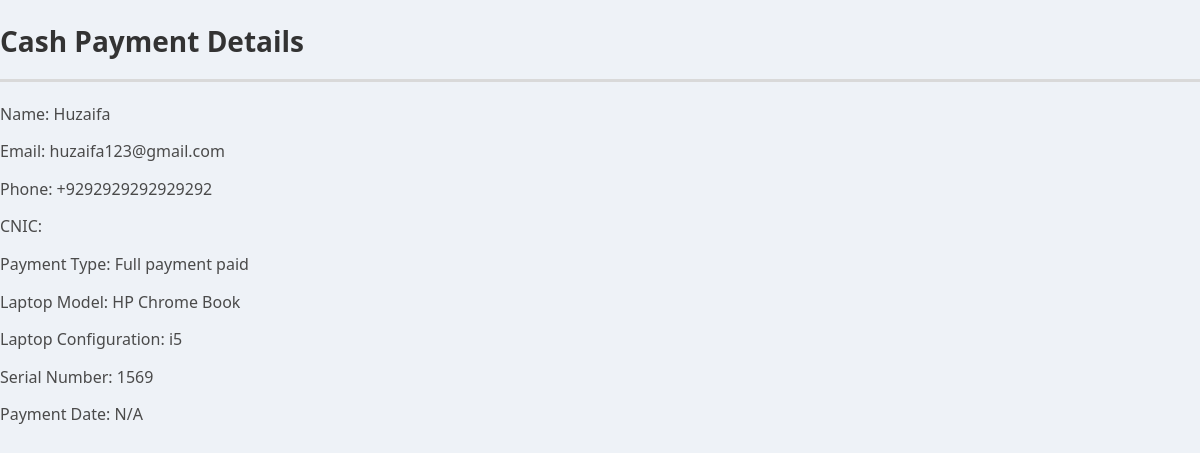
The app's page /view_cash_payment.php?user_id=6 with its own data.
### tables this page shows
CREATE TABLE `users` (
  `id` int NOT NULL,
  `name` varchar(255) NOT NULL,
  `email` varchar(255) NOT NULL,
  `password` varchar(255) NOT NULL,
  `phone` varchar(20) DEFAULT NULL,
  `laptop_model` varchar(255) DEFAULT NULL,
  `laptop_configuration` text,
  `serial_number` varchar(255) DEFAULT NULL,
  `photos` text,
  `cnic` varchar(20) DEFAULT NULL,
  `payment_type` enum('cash','installment') DEFAULT NULL
);

### view_cash_payment.php (the view, shortened to what this page needs)
<?php
include 'db.php';
$user_id = $_GET['user_id'];
$sql = "SELECT * FROM users WHERE id='$user_id'";
$result = $conn->query($sql);
$user = $result->fetch_assoc();
?>
<!DOCTYPE html>
<html lang="en">
<head>
    <link rel="stylesheet" href="style.css">
</head>
<body>
    <h1>Cash Payment Details</h1>
    <p>Name: <?php echo $user['name']; ?></p>
    <p>Email: <?php echo $user['email']; ?></p>
    <p>Phone: <?php echo $user['phone']; ?></p>
    <p>CNIC: <?php echo $user['cnic']; ?></p>
    <p>Payment Type: Full payment paid</p>
    <p>Laptop Model: <?php echo $user['laptop_model']; ?></p>
    <p>Laptop Configuration: <?php echo $user['laptop_configuration']; ?></p>
    <p>Serial Number: <?php echo $user['serial_number']; ?></p>
    <p>Payment Date: <?php echo isset($user['created_at']) ? $user['created_at'] : 'N/A'; ?></p>
</body>
</html>

### style.css (style rules this page uses)
body { font-family: 'Segoe UI', Tahoma, Geneva, Verdana, sans-serif; margin: 0; padding: 0; background-color: #eef2f7; color: #4a4a4a; line-height: 1.6; }
h1, h2 { color: #333; font-weight: 600; margin-bottom: 20px; }
h1 { font-size: 28px; border-bottom: 3px solid #d9d9d9; padding-bottom: 15px; }
p { margin: 12px 0; font-size: 16px; }

### records on screen
users: name "Huzaifa", email "huzaifa123@gmail.com", phone "+9292929292929292", laptop_model "HP Chrome Book", laptop_configuration "i5", serial_number "1569"
